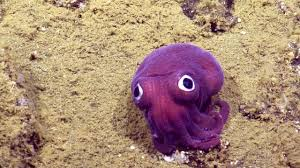
#> input picture octopus.jpg, 300 x 168 px
$ jupyter execute --allow-errors '課後練習-1(二值化)ask!!!!.ipynb'
#> lines starting #> are read from the running program, lines starting #| are printed output that depends on the picture; after the words box and inside, x2 and y2 are one past the last pixel; in counts of white or black regions, pixels touching at a corner belong together
[cell 1]
import cv2
import numpy as np

image = cv2.imread("./sample/01-color_space/lena256rgb.jpg")
cv2.imshow("Normal", image)
#cv2.waitKey(0)

# Convert BGR to Gray
#> (the rest of this cell did not finish here and is left out)

[cell 2]
import cv2
import numpy as np
green = np.array([[[0,255,0]]],dtype='uint8') #如果沒轉會是預設的int32
hsv_green = cv2.cvtColor(green,cv2.COLOR_BGR2HSV)
print(hsv_green)

[cell 3]
import cv2
image = cv2.imread("octopus.jpg")
#> image is the input picture: shape (168, 300, 3); mean B, G, R 119.9, 138.7, 170.7
hsv = cv2.cvtColor(image,cv2.COLOR_BGR2HSV)
#> hsv: shape (168, 300, 3); mean H, S, V 43.8, 100.8, 171.6

#只取出紫色的部分(紫色章魚會變成白色，其餘部分會變成黑色)
lower = np.array([141,0,0])
upper = np.array([164,145,197])
binary = cv2.inRange(hsv,lower,upper)
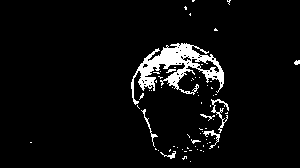
#> binary: shape (168, 300); 5.1% white; 68 white regions (59 under 20 px), largest, box (x1, y1, x2, y2) and area: (131, 43, 224, 105) 1954, (211, 99, 229, 133) 146, (203, 130, 220, 149) 83

#(紫色章魚會變成黑色，其餘部分會變成白色)
Bitwise_Not = cv2.bitwise_not(binary)

#(紫色章魚會變成綠色，其餘部分會變成黑色)
#BitwiseNot = cv2.bitwise_not(image,mask=binary)

#(紫色章魚會變成紫色，其餘部分會變成黑色)原圖與遮罩相疊
#黑AND顏色=黑色；白色AND顏色=顏色
Bitwise_And = cv2.bitwise_and(image,image,mask=binary)
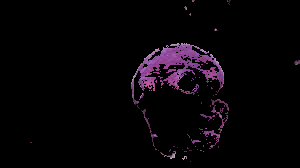
#> Bitwise_And: shape (168, 300, 3); mean B, G, R 7.2, 3.9, 7.1

#Bitwise_And2 = cv2.bitwise_and(image,image,mask=Bitwise_Not)

cv2.imshow("Octopus",image)
cv2.imshow("Octopus_hsv",hsv)
cv2.imshow("Octopus_binary",binary)
cv2.imshow("Octopus_Bitwise_Not",Bitwise_Not)

#> (the rest of this cell did not finish here and is left out)
